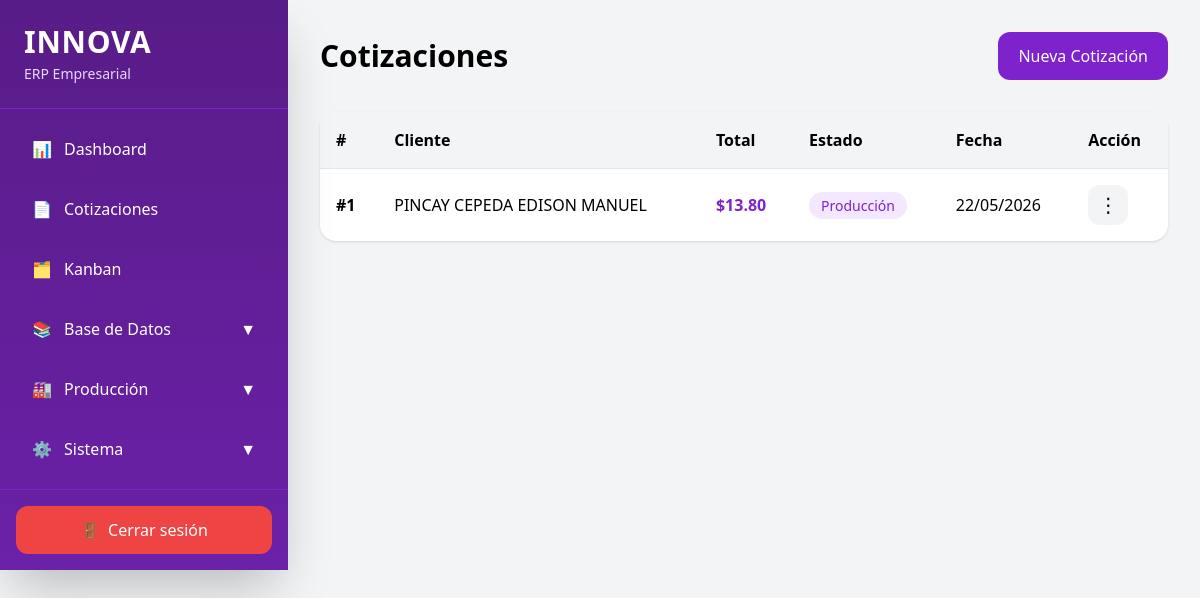
The app's page /quotations/ (signed in), older data.
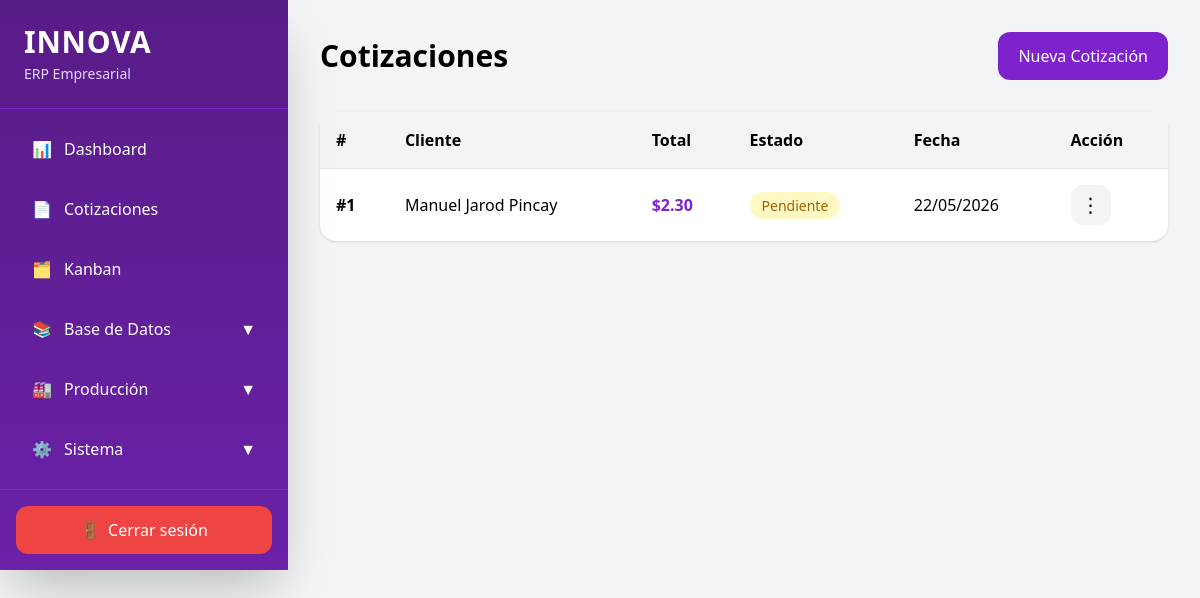
The same page, newer data.
### app/models/quotation.py (models this page shows)
class Quotation(Base):
    __tablename__ = "quotations"
    id = Column(Integer, primary_key=True)
    client_id = Column(
        Integer,
        ForeignKey("clients.id")
    )
    subtotal = Column(Float)
    discount = Column(Float)
    iva = Column(Float)
    total = Column(Float)
    status = Column(String)
    delivery_date = Column(Date)
    design_file = Column(String)
    created_at = Column(
        DateTime,
        default=datetime.utcnow
    )
    client = relationship("Client")
    items = relationship(
    "QuotationItem"
)

### app/models/client.py (models this page shows)
class Client(Base):
    __tablename__ = "clients"
    id = Column(Integer, primary_key=True, index=True)
    name = Column(String)
    company = Column(String)
    ruc_ci = Column(String)
    phone = Column(String)
    email = Column(String)
    address = Column(Text)
    client_type = Column(String)
    observations = Column(Text)

### app/routes/quotations.py (the view)
@router.get(
    "/",
    response_class=HTMLResponse
)
async def quotations_page(
    request: Request,
    db: Session = Depends(get_db)
):
    user = role_required(
        request,
        ["admin", "ventas"]
    )
    if isinstance(user, RedirectResponse):
        return user
    quotations = db.query(
        Quotation
    ).order_by(
        Quotation.id.desc()
    ).all()
    return templates.TemplateResponse(
        request=request,
        name="quotations.html",
        context={
            "quotations": quotations
        }
    )

### app/templates/quotations.html (shortened to what this page needs)
{% extends 'base.html' %}
{% block content %}
<div class="flex justify-between items-center mb-8">
    <h1 class="text-2xl md:text-3xl font-bold">
        Cotizaciones
    </h1>
    <a
        href="/quotations/new"
        class="bg-purple-700 hover:bg-purple-800 text-white px-5 py-3 rounded-xl transition"
    >
        Nueva Cotización
    </a>
</div>
<div class="bg-white rounded-2xl shadow overflow-visible">
    <table class="w-full">
        <thead class="bg-gray-100">
            <tr>
                <th class="text-left p-4">
                    #
                </th>
                <th class="text-left p-4">
                    Cliente
                </th>
                <th class="text-left p-4">
                    Total
                </th>
                <th class="text-left p-4">
                    Estado
                </th>
                <th class="text-left p-4">
                    Fecha
                </th>
                <th class="text-left p-4">
                    Acción
                </th>
            </tr>
        </thead>
        <tbody>
            {% for quotation in quotations %}
            <tr class="border-t hover:bg-gray-50 transition">
                <td class="p-4 font-bold whitespace-nowrap">
                    #{{ quotation.id }}
                </td>
                <td class="p-4">
                    {{ quotation.client.name }}
                </td>
                <td class="p-4 text-purple-700 font-bold whitespace-nowrap">
                    ${{ "%.2f"|format(quotation.total) }}
                </td>
                <td class="p-4">
                    {% if quotation.status == 'pendiente' %}
                    <span class="bg-yellow-100 text-yellow-700 px-3 py-1 rounded-full text-sm whitespace-nowrap">
                        Pendiente
                    </span>
                    {% elif quotation.status == 'aprobada' %}
                    <span class="bg-blue-100 text-blue-700 px-3 py-1 rounded-full text-sm whitespace-nowrap">
                        Aprobada
                    </span>
                    {% elif quotation.status == 'produccion' %}
                    <span class="bg-purple-100 text-purple-700 px-3 py-1 rounded-full text-sm whitespace-nowrap">
                        Producción
                    </span>
                    {% elif quotation.status == 'enviada' %}
                    <span class="bg-orange-100 text-orange-700 px-3 py-1 rounded-full text-sm whitespace-nowrap">
                        Enviada
                    </span>
                    {% elif quotation.status == 'entregada' %}
                    <span class="bg-green-100 text-green-700 px-3 py-1 rounded-full text-sm whitespace-nowrap">
                        Entregada
                    </span>
                    {% elif quotation.status == 'cancelada' %}
                    <span class="bg-red-100 text-red-700 px-3 py-1 rounded-full text-sm whitespace-nowrap">
                        Cancelada
                    </span>
                    {% endif %}
                </td>
                <td class="p-4 whitespace-nowrap">
                    {{ quotation.created_at.strftime('%d/%m/%Y') }}
                </td>
                <td class="p-4">
                    <div class="quotation-menu-container relative">
                        <button
                            onclick="toggleMenu(event, {{ quotation.id }})"
                            class="w-10 h-10 flex items-center justify-center bg-gray-100 hover:bg-gray-200 rounded-xl transition text-xl"
                        >
                            ⋮
                        </button>
                    </div>
                </td>
            </tr>
            {% endfor %}
        </tbody>
    </table>
</div>
{% endblock %}

Row changes from the older to the newer data that the page shows:
changed Quotation id 1: client.name "PINCAY CEPEDA EDISON MANUEL" → "Manuel Jarod Pincay"; total "13.80" → "2.30"; status "Producción" → "Pendiente"
